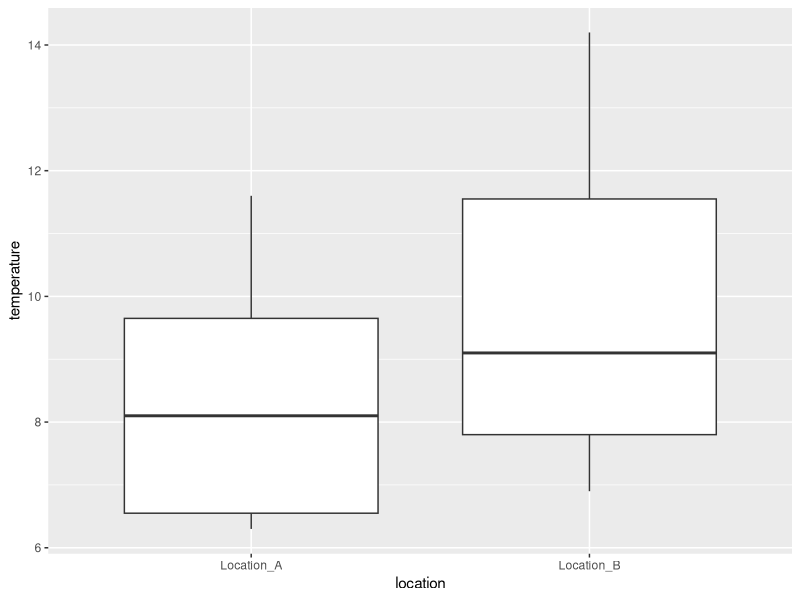

Source code (R):
## ---- chunk 1
knitr::opts_chunk$set(echo = TRUE)

# title: comparing two means - student's t-test
# author: jonathan
# revised: 10/1/2020

WEB <- c("https://bioceed.uib.no/dropfolder/bioSTATS/Rmd/Basic/2-sample/student.html")
GIT <- c("https://github.com/jonathansoule/biostats/blob/master/Basic/2-sample/student.Rmd")
library(ggplot2)
Location_A <- c(6.3, 6.3, 8.1, 8.9, 11.6, 10.4, 6.8)
Location_B <- c(6.9, 7.7, 7.9, 9.1, 11.3, 11.8, 14.2)
temperature <- c(Location_A, Location_B)
location <- rep(c("Location_A", "Location_B"), each = 7)
df <- data.frame(location, temperature)
## ---- chunk 2
ggplot(df, aes(location, temperature)) +
  geom_boxplot()
## ---- chunk 3
shapiro.test(Location_A)
shapiro.test(Location_B)
var.test(Location_A, Location_B)
## ---- chunk 4
t.test(Location_A, Location_B)
